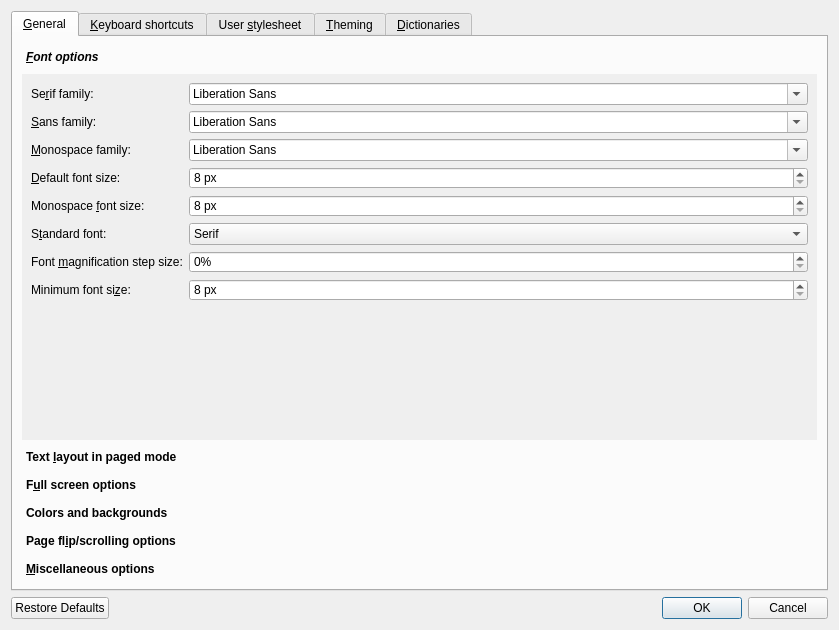
<?xml version="1.0" encoding="UTF-8"?>
<ui version="4.0">
 <class>Dialog</class>
 <widget class="QDialog" name="Dialog">
  <property name="geometry">
   <rect>
    <x>0</x>
    <y>0</y>
    <width>839</width>
    <height>630</height>
   </rect>
  </property>
  <property name="windowTitle">
   <string>Configure E-book viewer</string>
  </property>
  <property name="windowIcon">
   <iconset resource="../../../../resources/images.qrc">
    <normaloff>:/images/config.png</normaloff>:/images/config.png</iconset>
  </property>
  <layout class="QGridLayout" name="gridLayout_4">
   <item row="1" column="0">
    <widget class="QDialogButtonBox" name="buttonBox">
     <property name="orientation">
      <enum>Qt::Horizontal</enum>
     </property>
     <property name="standardButtons">
      <set>QDialogButtonBox::Cancel|QDialogButtonBox::Ok|QDialogButtonBox::RestoreDefaults</set>
     </property>
    </widget>
   </item>
   <item row="0" column="0">
    <widget class="QTabWidget" name="tabs">
     <property name="currentIndex">
      <number>0</number>
     </property>
     <widget class="QWidget" name="tab">
      <attribute name="title">
       <string>&amp;General</string>
      </attribute>
      <layout class="QVBoxLayout" name="verticalLayout_2">
       <item>
        <widget class="QToolBox" name="toolBox">
         <property name="styleSheet">
          <string notr="true">QToolBox::tab {
     background: qlineargradient(x1: 0, y1: 0, x2: 0, y2: 1,
                                 stop: 0 #E1E1E1, stop: 0.4 #DDDDDD,
                                 stop: 0.5 #D8D8D8, stop: 1.0 #D3D3D3);
     border-radius: 5px;
     color: black;
     font-weight: bold;
 }

 QToolBox::tab:selected {
     font-style: italic;
 }

QToolBox::tab:hover {
   color: red;
   font-style: italic;
}</string>
         </property>
         <property name="currentIndex">
          <number>0</number>
         </property>
         <widget class="QWidget" name="page">
          <property name="geometry">
           <rect>
            <x>0</x>
            <y>0</y>
            <width>799</width>
            <height>370</height>
           </rect>
          </property>
          <attribute name="label">
           <string>&amp;Font options</string>
          </attribute>
          <layout class="QFormLayout" name="formLayout_2">
           <item row="0" column="0">
            <widget class="QLabel" name="label">
             <property name="text">
              <string>Se&amp;rif family:</string>
             </property>
             <property name="buddy">
              <cstring>serif_family</cstring>
             </property>
            </widget>
           </item>
           <item row="0" column="1">
            <widget class="QFontComboBox" name="serif_family"/>
           </item>
           <item row="1" column="0">
            <widget class="QLabel" name="label_2">
             <property name="text">
              <string>&amp;Sans family:</string>
             </property>
             <property name="buddy">
              <cstring>sans_family</cstring>
             </property>
            </widget>
           </item>
           <item row="1" column="1">
            <widget class="QFontComboBox" name="sans_family"/>
           </item>
           <item row="2" column="0">
            <widget class="QLabel" name="label_3">
             <property name="text">
              <string>&amp;Monospace family:</string>
             </property>
             <property name="buddy">
              <cstring>mono_family</cstring>
             </property>
            </widget>
           </item>
           <item row="2" column="1">
            <widget class="QFontComboBox" name="mono_family"/>
           </item>
           <item row="3" column="0">
            <widget class="QLabel" name="label_4">
             <property name="text">
              <string>&amp;Default font size:</string>
             </property>
             <property name="buddy">
              <cstring>default_font_size</cstring>
             </property>
            </widget>
           </item>
           <item row="3" column="1">
            <widget class="QSpinBox" name="default_font_size">
             <property name="suffix">
              <string> px</string>
             </property>
             <property name="minimum">
              <number>8</number>
             </property>
             <property name="maximum">
              <number>100</number>
             </property>
            </widget>
           </item>
           <item row="4" column="0">
            <widget class="QLabel" name="label_5">
             <property name="text">
              <string>Monospace &amp;font size:</string>
             </property>
             <property name="buddy">
              <cstring>mono_font_size</cstring>
             </property>
            </widget>
           </item>
           <item row="4" column="1">
            <widget class="QSpinBox" name="mono_font_size">
             <property name="suffix">
              <string> px</string>
             </property>
             <property name="minimum">
              <number>8</number>
             </property>
             <property name="maximum">
              <number>100</number>
             </property>
            </widget>
           </item>
           <item row="5" column="0">
            <widget class="QLabel" name="label_6">
             <property name="text">
              <string>S&amp;tandard font:</string>
             </property>
             <property name="buddy">
              <cstring>standard_font</cstring>
             </property>
            </widget>
           </item>
           <item row="5" column="1">
            <widget class="QComboBox" name="standard_font">
             <item>
              <property name="text">
               <string>Serif</string>
              </property>
             </item>
             <item>
              <property name="text">
               <string>Sans-serif</string>
              </property>
             </item>
             <item>
              <property name="text">
               <string>Monospace</string>
              </property>
             </item>
            </widget>
           </item>
           <item row="6" column="0">
            <widget class="QLabel" name="label_12">
             <property name="text">
              <string>Font &amp;magnification step size:</string>
             </property>
             <property name="buddy">
              <cstring>opt_font_mag_step</cstring>
             </property>
            </widget>
           </item>
           <item row="6" column="1">
            <widget class="QSpinBox" name="opt_font_mag_step">
             <property name="toolTip">
              <string>The amount by which the font size is increased/decreased
 when you click the font size larger/smaller buttons</string>
             </property>
             <property name="suffix">
              <string>%</string>
             </property>
            </widget>
           </item>
           <item row="7" column="0">
            <widget class="QLabel" name="label_22">
             <property name="text">
              <string>Minimum font si&amp;ze:</string>
             </property>
             <property name="buddy">
              <cstring>minimum_font_size</cstring>
             </property>
            </widget>
           </item>
           <item row="7" column="1">
            <widget class="QSpinBox" name="minimum_font_size">
             <property name="toolTip">
              <string>The minimum font size in pixels</string>
             </property>
             <property name="suffix">
              <string> px</string>
             </property>
             <property name="minimum">
              <number>8</number>
             </property>
            </widget>
           </item>
          </layout>
         </widget>
         <widget class="QWidget" name="page_5">
          <property name="geometry">
           <rect>
            <x>0</x>
            <y>0</y>
            <width>799</width>
            <height>370</height>
           </rect>
          </property>
          <attribute name="label">
           <string>Text &amp;layout in paged mode</string>
          </attribute>
          <layout class="QFormLayout" name="formLayout_5">
           <property name="fieldGrowthPolicy">
            <enum>QFormLayout::ExpandingFieldsGrow</enum>
           </property>
           <item row="0" column="0" colspan="2">
            <widget class="QLabel" name="label_8">
             <property name="text">
              <string>&lt;p&gt;These options only apply in &quot;paged&quot; mode, where the text is broken up into pages, as in a paper book. To get into this mode, use the button with the yellow scroll icon in the top right corner of the viewer window.</string>
             </property>
             <property name="wordWrap">
              <bool>true</bool>
             </property>
            </widget>
           </item>
           <item row="3" column="0" colspan="2">
            <widget class="Line" name="line">
             <property name="orientation">
              <enum>Qt::Horizontal</enum>
             </property>
            </widget>
           </item>
           <item row="5" column="0">
            <widget class="QLabel" name="label_27">
             <property name="text">
              <string>In &amp;portrait orientation:</string>
             </property>
             <property name="buddy">
              <cstring>opt_cols_per_screen_portrait</cstring>
             </property>
            </widget>
           </item>
           <item row="5" column="1">
            <widget class="QSpinBox" name="opt_cols_per_screen_portrait">
             <property name="toolTip">
              <string>Controls the number of pages on the screen when the viewer window's width is less than its height</string>
             </property>
             <property name="minimum">
              <number>1</number>
             </property>
             <property name="maximum">
              <number>5</number>
             </property>
            </widget>
           </item>
           <item row="8" column="0" colspan="2">
            <widget class="QCheckBox" name="opt_override_book_margins">
             <property name="text">
              <string>&amp;Override the page margin settings specified in the book</string>
             </property>
             <property name="checked">
              <bool>true</bool>
             </property>
            </widget>
           </item>
           <item row="9" column="0">
            <widget class="QLabel" name="label_18">
             <property name="text">
              <string>&amp;Top margin:</string>
             </property>
             <property name="buddy">
              <cstring>opt_top_margin</cstring>
             </property>
            </widget>
           </item>
           <item row="9" column="1">
            <widget class="QSpinBox" name="opt_top_margin">
             <property name="suffix">
              <string> px</string>
             </property>
             <property name="minimum">
              <number>10</number>
             </property>
             <property name="maximum">
              <number>1000</number>
             </property>
            </widget>
           </item>
           <item row="10" column="0">
            <widget class="QLabel" name="label_19">
             <property name="text">
              <string>&amp;Side margin:</string>
             </property>
             <property name="buddy">
              <cstring>opt_side_margin</cstring>
             </property>
            </widget>
           </item>
           <item row="10" column="1">
            <widget class="QSpinBox" name="opt_side_margin">
             <property name="suffix">
              <string> px</string>
             </property>
             <property name="minimum">
              <number>10</number>
             </property>
             <property name="maximum">
              <number>1000</number>
             </property>
            </widget>
           </item>
           <item row="11" column="0">
            <widget class="QLabel" name="label_17">
             <property name="text">
              <string>&amp;Bottom margin:</string>
             </property>
             <property name="buddy">
              <cstring>opt_bottom_margin</cstring>
             </property>
            </widget>
           </item>
           <item row="11" column="1">
            <widget class="QSpinBox" name="opt_bottom_margin">
             <property name="suffix">
              <string> px</string>
             </property>
             <property name="minimum">
              <number>10</number>
             </property>
             <property name="maximum">
              <number>1000</number>
             </property>
            </widget>
           </item>
           <item row="7" column="0" colspan="2">
            <widget class="Line" name="line_2">
             <property name="orientation">
              <enum>Qt::Horizontal</enum>
             </property>
            </widget>
           </item>
           <item row="4" column="0" colspan="2">
            <widget class="QLabel" name="label_13">
             <property name="text">
              <string>The number of pages of text to show on screen </string>
             </property>
            </widget>
           </item>
           <item row="6" column="0">
            <widget class="QLabel" name="label_28">
             <property name="text">
              <string>In &amp;landscape orientation: </string>
             </property>
             <property name="buddy">
              <cstring>opt_cols_per_screen_landscape</cstring>
             </property>
            </widget>
           </item>
           <item row="6" column="1">
            <widget class="QSpinBox" name="opt_cols_per_screen_landscape">
             <property name="toolTip">
              <string>Controls the number of pages on the screen when the viewer window's height is less than its width</string>
             </property>
             <property name="minimum">
              <number>1</number>
             </property>
             <property name="maximum">
              <number>5</number>
             </property>
            </widget>
           </item>
          </layout>
         </widget>
         <widget class="QWidget" name="page_2">
          <property name="geometry">
           <rect>
            <x>0</x>
            <y>0</y>
            <width>799</width>
            <height>370</height>
           </rect>
          </property>
          <attribute name="label">
           <string>F&amp;ull screen options</string>
          </attribute>
          <layout class="QFormLayout" name="formLayout">
           <item row="0" column="0">
            <widget class="QLabel" name="label_7">
             <property name="text">
              <string>Maximum text width in &amp;fullscreen:</string>
             </property>
             <property name="buddy">
              <cstring>max_fs_width</cstring>
             </property>
            </widget>
           </item>
           <item row="0" column="1">
            <widget class="QSpinBox" name="max_fs_width">
             <property name="toolTip">
              <string>Set the maximum width that the book's text and pictures will take when in fullscreen mode. This allows you to read the book text without it becoming too wide.</string>
             </property>
             <property name="suffix">
              <string> px</string>
             </property>
             <property name="minimum">
              <number>100</number>
             </property>
             <property name="maximum">
              <number>10000</number>
             </property>
            </widget>
           </item>
           <item row="6" column="0" colspan="2">
            <widget class="QCheckBox" name="opt_fullscreen_pos">
             <property name="text">
              <string>Show reading &amp;position in full screen mode</string>
             </property>
            </widget>
           </item>
           <item row="5" column="0" colspan="2">
            <widget class="QCheckBox" name="opt_fullscreen_scrollbar">
             <property name="text">
              <string>Show &amp;scrollbar in full screen mode</string>
             </property>
            </widget>
           </item>
           <item row="4" column="0" colspan="2">
            <widget class="QCheckBox" name="opt_start_in_fullscreen">
             <property name="text">
              <string>&amp;Start viewer in full screen mode</string>
             </property>
            </widget>
           </item>
           <item row="3" column="0" colspan="2">
            <widget class="QCheckBox" name="opt_show_fullscreen_help">
             <property name="text">
              <string>Show &amp;help message when starting full screen mode</string>
             </property>
            </widget>
           </item>
           <item row="1" column="0">
            <widget class="QLabel" name="label_24">
             <property name="text">
              <string>Maximum text height in fullscreen (paged mode):</string>
             </property>
            </widget>
           </item>
           <item row="2" column="0" colspan="2">
            <widget class="QCheckBox" name="opt_fullscreen_clock">
             <property name="text">
              <string>Show &amp;clock in full screen mode</string>
             </property>
            </widget>
           </item>
           <item row="1" column="1">
            <widget class="QSpinBox" name="max_fs_height">
             <property name="specialValueText">
              <string>Disabled</string>
             </property>
             <property name="suffix">
              <string> px</string>
             </property>
             <property name="minimum">
              <number>100</number>
             </property>
             <property name="maximum">
              <number>10000</number>
             </property>
             <property name="singleStep">
              <number>25</number>
             </property>
            </widget>
           </item>
          </layout>
         </widget>
         <widget class="QWidget" name="page_6">
          <property name="geometry">
           <rect>
            <x>0</x>
            <y>0</y>
            <width>799</width>
            <height>370</height>
           </rect>
          </property>
          <attribute name="label">
           <string>Colors and backgrounds</string>
          </attribute>
          <layout class="QFormLayout" name="formLayout_6">
           <item row="0" column="0">
            <widget class="QLabel" name="label_14">
             <property name="text">
              <string>Background color:</string>
             </property>
            </widget>
           </item>
           <item row="0" column="1">
            <layout class="QHBoxLayout" name="horizontalLayout">
             <item>
              <widget class="QLabel" name="background_color_sample">
               <property name="text">
                <string>Sample</string>
               </property>
              </widget>
             </item>
             <item>
              <widget class="QPushButton" name="change_background_color_button">
               <property name="text">
                <string>Change</string>
               </property>
              </widget>
             </item>
             <item>
              <widget class="QPushButton" name="reset_background_color_button">
               <property name="text">
                <string>Reset</string>
               </property>
              </widget>
             </item>
            </layout>
           </item>
           <item row="1" column="0">
            <widget class="QLabel" name="label_16">
             <property name="text">
              <string>Text color:</string>
             </property>
            </widget>
           </item>
           <item row="1" column="1">
            <layout class="QHBoxLayout" name="horizontalLayout_2">
             <item>
              <widget class="QLabel" name="text_color_sample">
               <property name="text">
                <string>Sample</string>
               </property>
              </widget>
             </item>
             <item>
              <widget class="QPushButton" name="change_text_color_button">
               <property name="text">
                <string>Change</string>
               </property>
              </widget>
             </item>
             <item>
              <widget class="QPushButton" name="reset_text_color_button">
               <property name="text">
                <string>Reset</string>
               </property>
              </widget>
             </item>
            </layout>
           </item>
          </layout>
         </widget>
         <widget class="QWidget" name="page_3">
          <property name="geometry">
           <rect>
            <x>0</x>
            <y>0</y>
            <width>799</width>
            <height>370</height>
           </rect>
          </property>
          <attribute name="label">
           <string>Page fl&amp;ip/scrolling options</string>
          </attribute>
          <widget class="QLabel" name="label_11">
           <property name="geometry">
            <rect>
             <x>9</x>
             <y>9</y>
             <width>111</width>
             <height>16</height>
            </rect>
           </property>
           <property name="text">
            <string>Page flip &amp;duration:</string>
           </property>
           <property name="buddy">
            <cstring>opt_page_flip_duration</cstring>
           </property>
          </widget>
          <widget class="QDoubleSpinBox" name="opt_page_flip_duration">
           <property name="geometry">
            <rect>
             <x>251</x>
             <y>9</y>
             <width>76</width>
             <height>22</height>
            </rect>
           </property>
           <property name="specialValueText">
            <string>disabled</string>
           </property>
           <property name="suffix">
            <string> secs</string>
           </property>
           <property name="decimals">
            <number>1</number>
           </property>
           <property name="minimum">
            <double>0.100000000000000</double>
           </property>
           <property name="maximum">
            <double>3.000000000000000</double>
           </property>
           <property name="singleStep">
            <double>0.100000000000000</double>
           </property>
           <property name="value">
            <double>0.500000000000000</double>
           </property>
          </widget>
          <widget class="QGroupBox" name="groupBox">
           <property name="geometry">
            <rect>
             <x>9</x>
             <y>115</y>
             <width>374</width>
             <height>91</height>
            </rect>
           </property>
           <property name="title">
            <string>Scrolling in flow mode</string>
           </property>
           <layout class="QFormLayout" name="formLayout_3">
            <item row="0" column="0">
             <widget class="QLabel" name="label_29">
              <property name="text">
               <string>Control the amount the mouse &amp;wheel scrolls:</string>
              </property>
              <property name="buddy">
               <cstring>opt_wheel_scroll_fraction</cstring>
              </property>
             </widget>
            </item>
            <item row="0" column="1">
             <widget class="QSpinBox" name="opt_wheel_scroll_fraction">
              <property name="toolTip">
               <string>This is a percentage, by making it less than 100 you can decrease the amount the wheel scrolls by, by making it more than 100 you can increase the scroll amount.</string>
              </property>
              <property name="suffix">
               <string> %</string>
              </property>
              <property name="minimum">
               <number>1</number>
              </property>
              <property name="maximum">
               <number>2000</number>
              </property>
              <property name="singleStep">
               <number>5</number>
              </property>
             </widget>
            </item>
            <item row="1" column="0">
             <widget class="QLabel" name="label_30">
              <property name="text">
               <string>Control the amount the arrow &amp;keys scroll:</string>
              </property>
              <property name="buddy">
               <cstring>opt_line_scroll_fraction</cstring>
              </property>
             </widget>
            </item>
            <item row="1" column="1">
             <widget class="QSpinBox" name="opt_line_scroll_fraction">
              <property name="toolTip">
               <string>This is a percentage, by making it less than 100 you can decrease the amount the arrow keys scroll by, by making it more than 100 you can increase the scroll amount.</string>
              </property>
              <property name="suffix">
               <string> %</string>
              </property>
              <property name="minimum">
               <number>1</number>
              </property>
              <property name="maximum">
               <number>2000</number>
              </property>
              <property name="singleStep">
               <number>5</number>
              </property>
             </widget>
            </item>
           </layout>
          </widget>
          <widget class="QCheckBox" name="opt_tap_flips_pages">
           <property name="geometry">
            <rect>
             <x>9</x>
             <y>37</y>
             <width>219</width>
             <height>20</height>
            </rect>
           </property>
           <property name="text">
            <string>&amp;Tapping on the page flips pages</string>
           </property>
          </widget>
          <widget class="QCheckBox" name="opt_wheel_flips_pages">
           <property name="geometry">
            <rect>
             <x>9</x>
             <y>63</y>
             <width>174</width>
             <height>20</height>
            </rect>
           </property>
           <property name="text">
            <string>Mouse &amp;wheel flips pages</string>
           </property>
          </widget>
          <widget class="QCheckBox" name="opt_line_scrolling_stops_on_pagebreaks">
           <property name="geometry">
            <rect>
             <x>9</x>
             <y>89</y>
             <width>236</width>
             <height>20</height>
            </rect>
           </property>
           <property name="text">
            <string>Line &amp;scrolling stops at page breaks</string>
           </property>
          </widget>
         </widget>
         <widget class="QWidget" name="page_4">
          <property name="geometry">
           <rect>
            <x>0</x>
            <y>0</y>
            <width>799</width>
            <height>370</height>
           </rect>
          </property>
          <attribute name="label">
           <string>&amp;Miscellaneous options</string>
          </attribute>
          <layout class="QGridLayout" name="gridLayout">
           <item row="0" column="0" colspan="2">
            <widget class="QCheckBox" name="hyphenate">
             <property name="text">
              <string>H&amp;yphenate (break line in the middle of large words)</string>
             </property>
            </widget>
           </item>
           <item row="1" column="0">
            <widget class="QLabel" name="hyphenate_label">
             <property name="text">
              <string>Default &amp;language for hyphenation:</string>
             </property>
             <property name="buddy">
              <cstring>hyphenate_default_lang</cstring>
             </property>
            </widget>
           </item>
           <item row="1" column="1">
            <widget class="QComboBox" name="hyphenate_default_lang">
             <property name="toolTip">
              <string>The default language to use for hyphenation rules. If the book does not specify a language, this will be used.</string>
             </property>
            </widget>
           </item>
           <item row="2" column="0" colspan="2">
            <widget class="QCheckBox" name="opt_show_controls">
             <property name="text">
              <string>Show &amp;controls in the viewer window</string>
             </property>
            </widget>
           </item>
           <item row="3" column="0">
            <widget class="QLabel" name="label_26">
             <property name="text">
              <string>&amp;Search online URL:</string>
             </property>
             <property name="buddy">
              <cstring>search_online_url</cstring>
             </property>
            </widget>
           </item>
           <item row="3" column="1">
            <widget class="QLineEdit" name="search_online_url">
             <property name="toolTip">
              <string>Change the search engine used to perform online searches for selected text.
You must enter the search URL for the search engine, with the placeholder
{text}, which will be replaced by the selected text.</string>
             </property>
            </widget>
           </item>
           <item row="4" column="0" colspan="2">
            <widget class="QCheckBox" name="opt_remember_window_size">
             <property name="text">
              <string>Remember last used &amp;window size and layout</string>
             </property>
            </widget>
           </item>
           <item row="5" column="0" colspan="2">
            <widget class="QCheckBox" name="opt_remember_current_page">
             <property name="text">
              <string>Remember the &amp;current page when quitting</string>
             </property>
            </widget>
           </item>
           <item row="6" column="0" colspan="2">
            <widget class="QCheckBox" name="opt_copy_bookmarks_to_file">
             <property name="toolTip">
              <string>Keep a copy of all bookmarks/current page information inside the e-book file, so that you can share them by simply sending the e-book file itself. Currently only works with e-books in the EPUB format.</string>
             </property>
             <property name="text">
              <string>Keep a copy of &amp;bookmarks/current page inside the e-book file, for easy sharing</string>
             </property>
            </widget>
           </item>
           <item row="7" column="0" colspan="2">
            <widget class="QCheckBox" name="opt_singleinstance">
             <property name="toolTip">
              <string>Normally, you can view multiple books in calibre, each in its own viewer window. With this option, if you attempt to view a second book, it will replace the previously opened book instead of using a new window.</string>
             </property>
             <property name="text">
              <string>Allow only a &amp;single book to be viewed at a time (needs restart)</string>
             </property>
            </widget>
           </item>
           <item row="8" column="0" colspan="2">
            <widget class="QCheckBox" name="opt_fit_images">
             <property name="text">
              <string>&amp;Resize images larger than the viewer window (needs restart)</string>
             </property>
            </widget>
           </item>
           <item row="9" column="0">
            <widget class="QPushButton" name="clear_search_history_button">
             <property name="text">
              <string>Clear search history</string>
             </property>
            </widget>
           </item>
           <item row="10" column="0">
            <spacer name="verticalSpacer">
             <property name="orientation">
              <enum>Qt::Vertical</enum>
             </property>
             <property name="sizeHint" stdset="0">
              <size>
               <width>20</width>
               <height>40</height>
              </size>
             </property>
            </spacer>
           </item>
          </layout>
         </widget>
        </widget>
       </item>
      </layout>
     </widget>
     <widget class="QWidget" name="tab_2">
      <attribute name="title">
       <string>&amp;Keyboard shortcuts</string>
      </attribute>
      <layout class="QVBoxLayout" name="verticalLayout">
       <item>
        <widget class="QLabel" name="label_9">
         <property name="text">
          <string>Double click to change a keyboard shortcut</string>
         </property>
         <property name="wordWrap">
          <bool>true</bool>
         </property>
        </widget>
       </item>
      </layout>
     </widget>
     <widget class="QWidget" name="tab_3">
      <attribute name="title">
       <string>User &amp;stylesheet</string>
      </attribute>
      <layout class="QVBoxLayout" name="verticalLayout_3">
       <item>
        <widget class="QLabel" name="label_10">
         <property name="text">
          <string>&lt;p&gt;A CSS stylesheet that can be used to control the look and feel of books. For examples, click &lt;a href=&quot;https://www.mobileread.com/forums/showthread.php?t=51500&quot;&gt;here&lt;/a&gt;.</string>
         </property>
         <property name="wordWrap">
          <bool>true</bool>
         </property>
         <property name="openExternalLinks">
          <bool>true</bool>
         </property>
        </widget>
       </item>
       <item>
        <widget class="QPlainTextEdit" name="css"/>
       </item>
      </layout>
     </widget>
     <widget class="QWidget" name="tab_4">
      <attribute name="title">
       <string>&amp;Theming</string>
      </attribute>
      <layout class="QFormLayout" name="formLayout_7">
       <property name="fieldGrowthPolicy">
        <enum>QFormLayout::ExpandingFieldsGrow</enum>
       </property>
       <item row="0" column="0" colspan="2">
        <widget class="QLabel" name="label_23">
         <property name="text">
          <string>You can save and load the viewer settings as &lt;i&gt;themes&lt;/i&gt;</string>
         </property>
        </widget>
       </item>
       <item row="1" column="0">
        <spacer name="verticalSpacer_2">
         <property name="orientation">
          <enum>Qt::Vertical</enum>
         </property>
         <property name="sizeHint" stdset="0">
          <size>
           <width>20</width>
           <height>40</height>
          </size>
         </property>
        </spacer>
       </item>
       <item row="2" column="0">
        <widget class="QLabel" name="label_15">
         <property name="text">
          <string>Save current settings as a theme:</string>
         </property>
         <property name="buddy">
          <cstring>save_theme_button</cstring>
         </property>
        </widget>
       </item>
       <item row="2" column="1">
        <widget class="QToolButton" name="save_theme_button">
         <property name="text">
          <string>&amp;Save</string>
         </property>
         <property name="icon">
          <iconset resource="../../../../resources/images.qrc">
           <normaloff>:/images/save.png</normaloff>:/images/save.png</iconset>
         </property>
         <property name="toolButtonStyle">
          <enum>Qt::ToolButtonTextBesideIcon</enum>
         </property>
        </widget>
       </item>
       <item row="4" column="0">
        <widget class="QLabel" name="label_20">
         <property name="text">
          <string>Load a previously saved theme:</string>
         </property>
         <property name="buddy">
          <cstring>load_theme_button</cstring>
         </property>
        </widget>
       </item>
       <item row="4" column="1">
        <widget class="QToolButton" name="load_theme_button">
         <property name="text">
          <string>&amp;Load</string>
         </property>
         <property name="icon">
          <iconset resource="../../../../resources/images.qrc">
           <normaloff>:/images/document_open.png</normaloff>:/images/document_open.png</iconset>
         </property>
         <property name="popupMode">
          <enum>QToolButton::InstantPopup</enum>
         </property>
         <property name="toolButtonStyle">
          <enum>Qt::ToolButtonTextBesideIcon</enum>
         </property>
        </widget>
       </item>
       <item row="5" column="0">
        <widget class="QLabel" name="label_21">
         <property name="text">
          <string>Delete a saved theme:</string>
         </property>
        </widget>
       </item>
       <item row="5" column="1">
        <widget class="QToolButton" name="delete_theme_button">
         <property name="text">
          <string>&amp;Delete</string>
         </property>
         <property name="icon">
          <iconset resource="../../../../resources/images.qrc">
           <normaloff>:/images/trash.png</normaloff>:/images/trash.png</iconset>
         </property>
         <property name="popupMode">
          <enum>QToolButton::InstantPopup</enum>
         </property>
         <property name="toolButtonStyle">
          <enum>Qt::ToolButtonTextBesideIcon</enum>
         </property>
        </widget>
       </item>
       <item row="6" column="1">
        <spacer name="verticalSpacer_3">
         <property name="orientation">
          <enum>Qt::Vertical</enum>
         </property>
         <property name="sizeHint" stdset="0">
          <size>
           <width>20</width>
           <height>40</height>
          </size>
         </property>
        </spacer>
       </item>
       <item row="7" column="0" colspan="2">
        <widget class="QLabel" name="theming_message">
         <property name="text">
          <string/>
         </property>
        </widget>
       </item>
      </layout>
     </widget>
     <widget class="QWidget" name="tab_5">
      <attribute name="title">
       <string>&amp;Dictionaries</string>
      </attribute>
      <layout class="QVBoxLayout" name="verticalLayout_4">
       <item>
        <widget class="QLabel" name="label_25">
         <property name="text">
          <string>When you lookup a word, the viewer opens the word's definition in a dictionary website. The dictionary website is chosen based on the language of the book. You can customize the website used for a particular language here.</string>
         </property>
         <property name="wordWrap">
          <bool>true</bool>
         </property>
        </widget>
       </item>
       <item>
        <widget class="QListWidget" name="dictionary_list"/>
       </item>
       <item>
        <layout class="QHBoxLayout" name="horizontalLayout_3">
         <item>
          <widget class="QPushButton" name="add_dictionary_website_button">
           <property name="sizePolicy">
            <sizepolicy hsizetype="Fixed" vsizetype="Fixed">
             <horstretch>0</horstretch>
             <verstretch>0</verstretch>
            </sizepolicy>
           </property>
           <property name="text">
            <string>&amp;Add website</string>
           </property>
           <property name="icon">
            <iconset resource="../../../../resources/images.qrc">
             <normaloff>:/images/plus.png</normaloff>:/images/plus.png</iconset>
           </property>
          </widget>
         </item>
         <item>
          <widget class="QPushButton" name="remove_dictionary_website_button">
           <property name="sizePolicy">
            <sizepolicy hsizetype="Fixed" vsizetype="Fixed">
             <horstretch>0</horstretch>
             <verstretch>0</verstretch>
            </sizepolicy>
           </property>
           <property name="text">
            <string>&amp;Remove website</string>
           </property>
           <property name="icon">
            <iconset resource="../../../../resources/images.qrc">
             <normaloff>:/images/minus.png</normaloff>:/images/minus.png</iconset>
           </property>
          </widget>
         </item>
         <item>
          <widget class="QPushButton" name="change_dictionary_website_button">
           <property name="sizePolicy">
            <sizepolicy hsizetype="Fixed" vsizetype="Fixed">
             <horstretch>0</horstretch>
             <verstretch>0</verstretch>
            </sizepolicy>
           </property>
           <property name="text">
            <string>&amp;Change website</string>
           </property>
           <property name="icon">
            <iconset resource="../../../../resources/images.qrc">
             <normaloff>:/images/edit_input.png</normaloff>:/images/edit_input.png</iconset>
           </property>
          </widget>
         </item>
        </layout>
       </item>
      </layout>
     </widget>
    </widget>
   </item>
  </layout>
 </widget>
 <tabstops>
  <tabstop>buttonBox</tabstop>
 </tabstops>
 <resources>
  <include location="../../../../resources/images.qrc"/>
 </resources>
 <connections>
  <connection>
   <sender>buttonBox</sender>
   <signal>accepted()</signal>
   <receiver>Dialog</receiver>
   <slot>accept()</slot>
   <hints>
    <hint type="sourcelabel">
     <x>258</x>
     <y>623</y>
    </hint>
    <hint type="destinationlabel">
     <x>157</x>
     <y>274</y>
    </hint>
   </hints>
  </connection>
  <connection>
   <sender>buttonBox</sender>
   <signal>rejected()</signal>
   <receiver>Dialog</receiver>
   <slot>reject()</slot>
   <hints>
    <hint type="sourcelabel">
     <x>326</x>
     <y>623</y>
    </hint>
    <hint type="destinationlabel">
     <x>286</x>
     <y>274</y>
    </hint>
   </hints>
  </connection>
  <connection>
   <sender>hyphenate</sender>
   <signal>toggled(bool)</signal>
   <receiver>hyphenate_default_lang</receiver>
   <slot>setEnabled(bool)</slot>
   <hints>
    <hint type="sourcelabel">
     <x>89</x>
     <y>226</y>
    </hint>
    <hint type="destinationlabel">
     <x>332</x>
     <y>259</y>
    </hint>
   </hints>
  </connection>
  <connection>
   <sender>opt_override_book_margins</sender>
   <signal>toggled(bool)</signal>
   <receiver>opt_top_margin</receiver>
   <slot>setEnabled(bool)</slot>
   <hints>
    <hint type="sourcelabel">
     <x>137</x>
     <y>189</y>
    </hint>
    <hint type="destinationlabel">
     <x>367</x>
     <y>218</y>
    </hint>
   </hints>
  </connection>
  <connection>
   <sender>opt_override_book_margins</sender>
   <signal>toggled(bool)</signal>
   <receiver>opt_side_margin</receiver>
   <slot>setEnabled(bool)</slot>
   <hints>
    <hint type="sourcelabel">
     <x>71</x>
     <y>193</y>
    </hint>
    <hint type="destinationlabel">
     <x>347</x>
     <y>253</y>
    </hint>
   </hints>
  </connection>
  <connection>
   <sender>opt_override_book_margins</sender>
   <signal>toggled(bool)</signal>
   <receiver>opt_bottom_margin</receiver>
   <slot>setEnabled(bool)</slot>
   <hints>
    <hint type="sourcelabel">
     <x>513</x>
     <y>196</y>
    </hint>
    <hint type="destinationlabel">
     <x>371</x>
     <y>281</y>
    </hint>
   </hints>
  </connection>
 </connections>
</ui>
